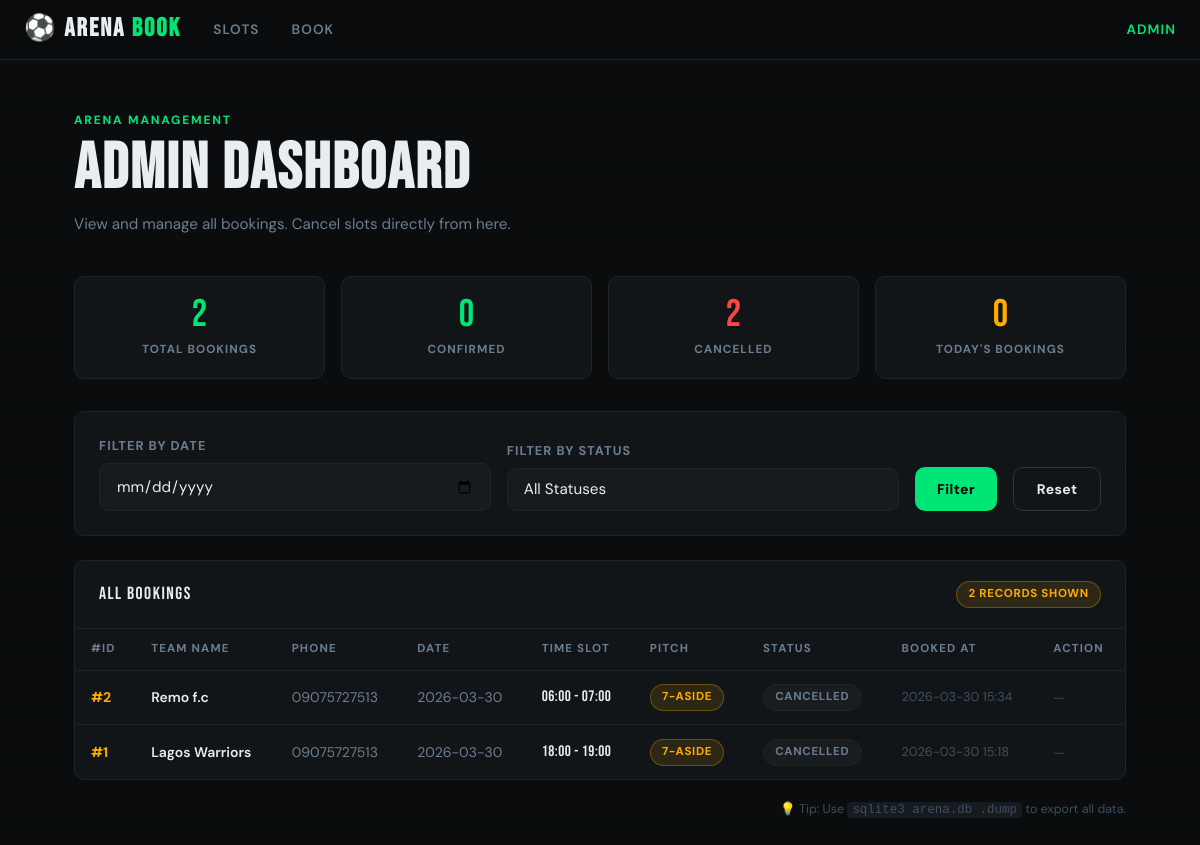
The page /admin on the database its author committed.
### tables this page shows
CREATE TABLE bookings (
            id          INTEGER PRIMARY KEY AUTOINCREMENT,
            team_name   TEXT    NOT NULL,
            phone       TEXT    NOT NULL,
            time_slot   TEXT    NOT NULL,
            date        TEXT    NOT NULL,
            pitch_type  TEXT    NOT NULL DEFAULT '5-aside',
            status      TEXT    NOT NULL DEFAULT 'confirmed',
            created_at  TEXT    NOT NULL DEFAULT (datetime('now'))
        );

### app.py (the view)
@app.route("/admin")
def admin():
    filter_date = request.args.get("date", "")
    filter_status = request.args.get("status", "")
    conn = get_db()
    query = "SELECT * FROM bookings WHERE 1=1"
    params = []
    if filter_date:
        query += " AND date = ?"
        params.append(filter_date)
    if filter_status:
        query += " AND status = ?"
        params.append(filter_status)
    query += " ORDER BY date ASC, time_slot ASC"
    bookings = conn.execute(query, params).fetchall()
    total     = conn.execute("SELECT COUNT(*) FROM bookings").fetchone()[0]
    confirmed = conn.execute("SELECT COUNT(*) FROM bookings WHERE status='confirmed'").fetchone()[0]
    cancelled = conn.execute("SELECT COUNT(*) FROM bookings WHERE status='cancelled'").fetchone()[0]
    today_ct  = conn.execute(
        "SELECT COUNT(*) FROM bookings WHERE date=? AND status='confirmed'",
        (date.today().isoformat(),)
    ).fetchone()[0]
    conn.close()
    return render_template("admin.html",
                           bookings=bookings,
                           total=total,
                           confirmed=confirmed,
                           cancelled=cancelled,
                           today_count=today_ct,
                           filter_date=filter_date,
                           filter_status=filter_status)

### app.py (called while the page is built)
def get_db():
    conn = sqlite3.connect(DATABASE)
    conn.row_factory = sqlite3.Row
    return conn

### templates/admin.html (shortened to what this page needs)
{% extends "base.html" %}
{% block content %}
<div class="page-header">
  <p class="eyebrow">Arena Management</p>
  <h1>ADMIN DASHBOARD</h1>
  <p>View and manage all bookings. Cancel slots directly from here.</p>
</div>
<div class="stats-row">
  <div class="stat-tile">
    <div class="num">{{ total }}</div>
    <div class="label">Total Bookings</div>
  </div>
  <div class="stat-tile">
    <div class="num" style="color:var(--green);">{{ confirmed }}</div>
    <div class="label">Confirmed</div>
  </div>
  <div class="stat-tile">
    <div class="num" style="color:var(--red);">{{ cancelled }}</div>
    <div class="label">Cancelled</div>
  </div>
  <div class="stat-tile">
    <div class="num" style="color:var(--amber);">{{ today_count }}</div>
    <div class="label">Today's Bookings</div>
  </div>
</div>
<div class="card" style="margin-bottom:1.5rem;">
  <form method="get" action="/admin" style="display:flex; gap:1rem; align-items:flex-end; flex-wrap:wrap;">
    <div class="form-group" style="margin:0; flex:1; min-width:160px;">
      <label for="f_date">Filter by Date</label>
      <input type="date" id="f_date" name="date" value="{{ filter_date }}" class="form-control" />
    </div>
    <div class="form-group" style="margin:0; flex:1; min-width:160px;">
      <label for="f_status">Filter by Status</label>
      <select id="f_status" name="status" class="form-control">
        <option value="">All Statuses</option>
      </select>
    </div>
    <button type="submit" class="btn btn-primary" style="height:44px;">Filter</button>
    <a href="/admin" class="btn btn-outline" style="height:44px;">Reset</a>
  </form>
</div>
<div class="card" style="padding:0; overflow:hidden;">
  <div style="padding:1.2rem 1.5rem; border-bottom:1px solid var(--border);
              display:flex; justify-content:space-between; align-items:center;">
    <span style="font-family:var(--font-head); font-size:1.1rem; letter-spacing:1.5px;">
      ALL BOOKINGS
    </span>
    <span class="badge badge-amber">{{ bookings | length }} records shown</span>
  </div>
  {% if bookings %}
  <div class="table-wrap">
    <table>
      <thead>
        <tr>
          <th>#ID</th>
          <th>Team Name</th>
          <th>Phone</th>
          <th>Date</th>
          <th>Time Slot</th>
          <th>Pitch</th>
          <th>Status</th>
          <th>Booked At</th>
          <th>Action</th>
        </tr>
      </thead>
      <tbody>
        {% for b in bookings %}
        <tr>
          <td style="color:var(--amber); font-weight:700;">#{{ b.id }}</td>
          <td style="font-weight:600;">{{ b.team_name }}</td>
          <td style="color:var(--text-muted);">{{ b.phone }}</td>
          <td style="color:var(--text-muted);">{{ b.date }}</td>
          <td>
            <span style="font-family:var(--font-head); letter-spacing:0.5px; font-size:0.95rem;">
              {{ b.time_slot }}
            </span>
          </td>
          <td>
            <span class="badge {% if b.pitch_type == '7-aside' %}badge-amber{% else %}badge-available{% endif %}">
              {{ b.pitch_type }}
            </span>
          </td>
          <td>
            <span class="badge badge-{{ b.status }}">{{ b.status | title }}</span>
          </td>
          <td style="color:var(--text-sub); font-size:0.8rem; white-space:nowrap;">
            {{ b.created_at[:16] if b.created_at else '—' }}
          </td>
          <td>
            {% if b.status == 'confirmed' %}
            <form method="post" action="/admin/cancel/{{ b.id }}"
                  onsubmit="return confirm('Cancel booking #{{ b.id }} for {{ b.team_name }}?')">
              <button type="submit" class="btn btn-danger">Cancel</button>
            </form>
            {% else %}
            <span style="color:var(--text-sub); font-size:0.8rem;">—</span>
            {% endif %}
          </td>
        </tr>
        {% endfor %}
      </tbody>
    </table>
  </div>
  {% else %}
  <div style="text-align:center; padding:3.5rem 1rem; color:var(--text-sub);">
    <div style="font-size:2.5rem; margin-bottom:0.7rem;">📋</div>
    <p style="font-size:0.9rem;">No bookings found for the selected filters.</p>
  </div>
  {% endif %}
</div>
<p style="margin-top:1.2rem; font-size:0.78rem; color:var(--text-sub); text-align:right;">
  💡 Tip: Use <code style="background:var(--bg-alt); padding:1px 5px; border-radius:4px;">sqlite3 arena.db .dump</code> to export all data.
</p>
{% endblock %}

### templates/base.html (shortened to what this page needs)
<!DOCTYPE html>
<html lang="en">
<head>
</head>
<body>
<nav>
  <a href="/" class="nav-brand">⚽ <span>ARENA</span>BOOK</a>
  <a href="/" {% if request.endpoint == 'index' %}class="active"{% endif %}>Slots</a>
  <a href="/book" {% if request.endpoint == 'book' %}class="active"{% endif %}>Book</a>
  <a href="/admin" {% if request.endpoint == 'admin' %}class="active"{% endif %}>Admin</a>
</nav>
<div class="page">
  {% block content %}{% endblock %}
</div>
</body>
</html>

### rows shown on the page
bookings: id "2", team_name "Remo f.c", phone "09075727513", date "2026-03-30", time_slot "06:00 - 07:00", pitch_type "7-ASIDE", status "CANCELLED", created_at "2026-03-30 15:34"
bookings: id "1", team_name "Lagos Warriors", phone "09075727513", date "2026-03-30", time_slot "18:00 - 19:00", pitch_type "7-ASIDE", status "CANCELLED", created_at "2026-03-30 15:18"

### other values the page prints
{{ total }} "2"
{{ confirmed }} "0"
{{ cancelled }} "2"
{{ today_count }} "0"
{{ bookings | length }} "2"
